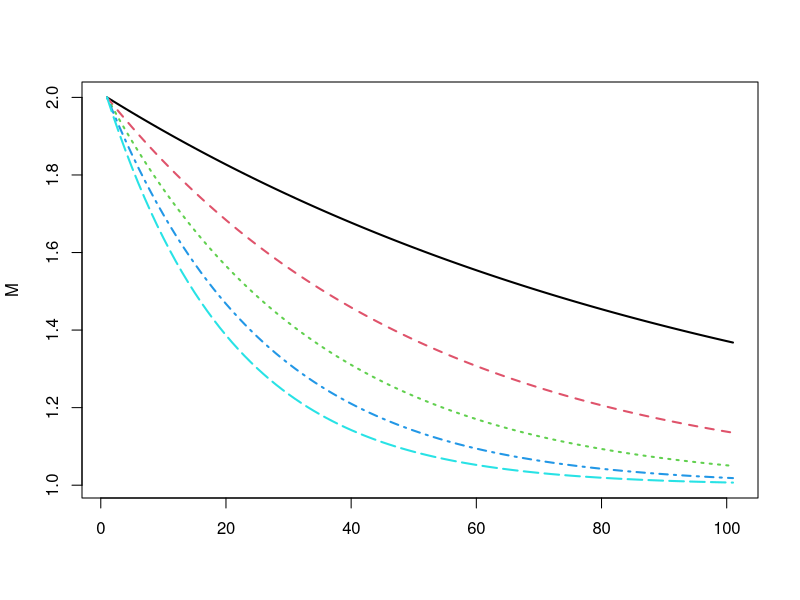
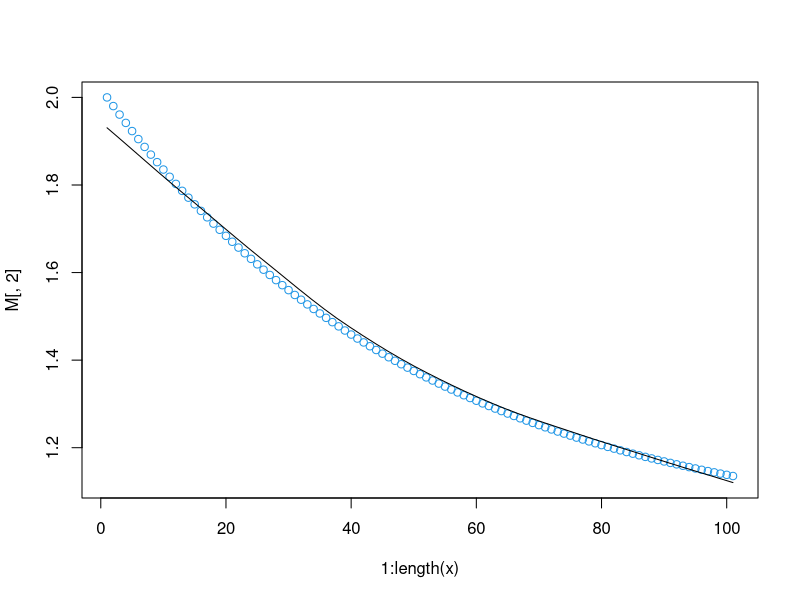

Source code (R) for these figures, in order:
##########################
x <- seq(0, 1, by = 0.01)
c <- 5
M <- matrix(0, nrow = length(x), ncol = c)
for (i in 1:c) {
  M[, i] <- 1 + exp(-x * i)
}

# Plot Matrix of exp() values
matplot(M, type = "l", lwd = 2)
scatter.smooth(1:length(x), M[, 2], col = 4)
